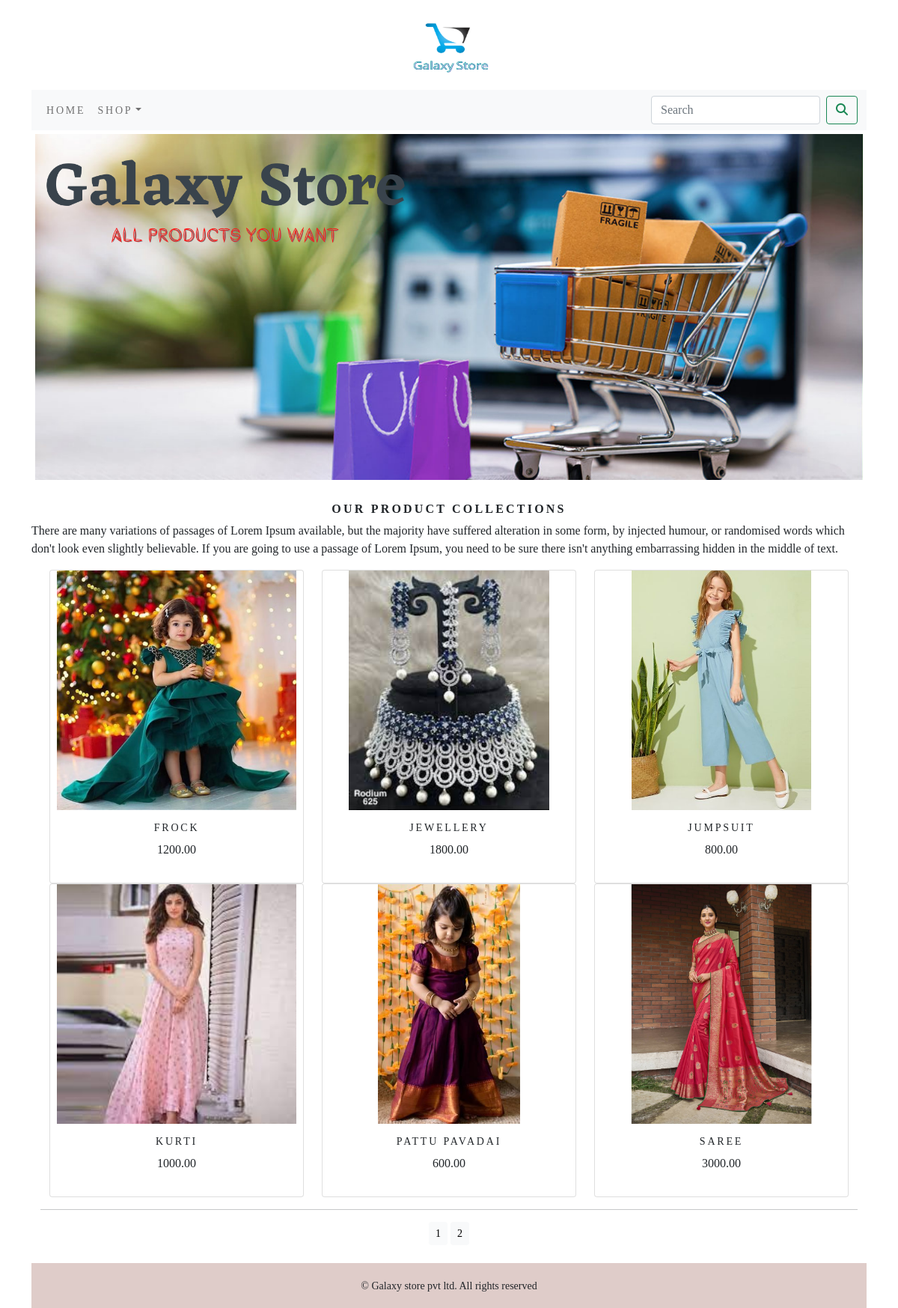
The app's page /shop/ with its own data.
### shop/models.py (models this page shows, shortened)
class Product(models.Model):
    name=models.CharField(max_length=250,unique=True)
    slug=models.SlugField(max_length=250,unique=True)
    description=models.TextField(blank=True)
    price=models.DecimalField(max_digits=10,decimal_places=2)
    category=models.ForeignKey(Category,on_delete=models.CASCADE)
    image=models.ImageField(upload_to='product',blank=True)
    stock=models.IntegerField()
    available=models.BooleanField(default=True)
    created=models.DateTimeField(auto_now_add=True)
    updated=models.DateTimeField(auto_now=True)
    def get_url(self):
        return reverse('shop:prodCatdetail',args=[self.category.slug,self.slug])
    class Meta:
        ordering=('name',)
        verbose_name='product'
        verbose_name_plural='products'

### shop/views.py (the view)
# urls.py: path('',views.allProdCat,name='allProdCat'),
def allProdCat(request,c_slug=None):
    c_page=None
    products_list=None
    if c_slug!=None:
        c_page=get_object_or_404(Category,slug=c_slug)
        products_list=Product.objects.all().filter(category=c_page,available=True)
    else:
        products_list=Product.objects.all().filter(available=True)
    paginator=Paginator(products_list,'6')
    try:
        page=int(request.GET.get('page','1'))
    except:
        page= 1
    try:
        products=paginator.page(page)
    except (EmptyPage,InvalidPage):
        products=paginator.page(paginator.num_pages)
    return render(request,"category.html",{'category': c_page,'products': products})

### cart/context_processors.py (called while the page is built)
def counter(request):
    item_count = 0
    if 'admin' in request.path:
        return {}
    else:
        try:
            cart=Cart.objects.filter(cart_id=_cart_id(request))
            cart_items=CartItem.objects.all().filter(cart=cart[:1])
            for cart_item in cart_items:
                item_count += cart_item.quantity
        except Cart.DoesNotExist:
            item_count = 0
    return dict(item_count=item_count)

### cart/views.py (called while the page is built)
def _cart_id(request):
    cart=request.session.session_key
    if not cart:
        cart=request.session.create()
    return cart

### shop/context_processors.py (called while the page is built)
def menu_links(request):
    links=Category.objects.all()
    return dict(links=links)

### shop/models.py (called while the page is built)
    def get_url(self):
        return reverse('shop:products_by_category',args=[self.slug])

### templates/category.html (shortened to what this page needs)
{% extends 'base.html' %}
{% load static %}
{% block content %}
<div class="mx-auto">
    {% if category %}
    <img class="my_image" src="{{category.image.url}}" alt="{{category.name}}">
</div>
    <br>
<div>
    <h1 class="text-center my_title">{{category.name}}</h1>
    <p class="text-justify">{{category.description}}</p>
</div>
    {% else %}
<div>
    <img class="my_image my_image_padding" src="{% static 'img/banner.png' %}" alt="Our Products" width="1400px">
</div>
    <br>
<div>
    <h1 class="text-center my_title"><b>Our Product Collections</b></h1>
    <p class="text-justify">There are many variations of passages of Lorem Ipsum available, but the majority have suffered alteration in some form, by injected humour, or randomised words which don't look even slightly believable. If you are going to use a passage of Lorem Ipsum, you need to be sure there isn't anything embarrassing hidden in the middle of text. </p>
</div>
    {% endif %}
<div class="container">
    <div class="row mx-auto">
        {% for product in products.object_list %}
        <div class="my_bottom_margin col-9 col-sm-12 col-md-4 col-lg-4">
            <div class="card text-center" style="min-width:18rem;">
                    <a href="{{product.get_url}}"><img class="card-img-top my_image" src="{{product.image.url}}" alt="{{product.name}}"></a>
                <div class="card-body" >
                    <h4>{{product.name}}</h4>
                    <p>{{product.price}}</p>
                </div>
            </div>
        </div>
        {% endfor %}
    </div>
    <div class="mx-auto">
        {% if products.paginator.num_pages > 1 %}
        <hr>
        <div class="text-center">
            {% for pg in products.paginator.page_range %}
            <a href="?page={{pg}}" class="btn btn-light btn-sm {% if products.number == pg %} active {% endif %}">{{pg}}</a>
            {% endfor %}
        </div>
            {% endif %}
    </div>
    <br>
</div>
{% endblock %}

### templates/base.html (shortened to what this page needs)
{% load static %}
<!DOCTYPE html>
<html lang="en">
<head>
    <link href="{% static 'css/custom.css' %}" rel="stylesheet">
    <link href="{% static 'css/bootstrap.min.css' %}" rel="stylesheet">
    <link href="{% static 'css/custom.css' %}" rel="stylesheet">
</head>
<body>
<div class="container">
    {% include 'header.html' %}
    {% include 'nav.html' %}
    {% block content %}
    {% endblock %}
</div>
    {% include 'footer.html' %}
</body>
</html>

### templates/header.html
{% load static %}
<header>
    <center>
        <a href="{% url 'shop:allProdCat' %}">  <img src="{% static 'img/logo.png' %}" alt="logimg" width="120px;" height="120px"></a>
    </center>
</header>

### templates/nav.html (shortened to what this page needs)
<nav class="navbar navbar-expand-lg navbar-light bg-light">
  <div class="container-fluid">
    <div class="collapse navbar-collapse" id="navbarSupportedContent">
      <ul class="navbar-nav me-auto mb-2 mb-lg-0">
        <li class="nav-item">
          <a class="nav-link" href="{% url 'shop:allProdCat' %}">Home</a>
        </li>
        <li class="nav-item dropdown {% if 'shop' in request.path %} active {% endif %}">
          <a class="nav-link dropdown-toggle" href="#" id="navbarDropdown" role="button" data-bs-toggle="dropdown" aria-expanded="false">Shop</a>
        </li>
      </ul>
      <form class="d-flex" action="{% url 'search_app:SearchReasult' %}" method="get">
        <input class="form-control me-2" type="search" placeholder="Search" name="q" aria-label="Search">
        <button class="btn btn-outline-success" type="submit"><i class="fas fa-search"></i></button>
      </form>
    </div>
  </div>
</nav>

### templates/footer.html
<div class="footer navbar-fixed-bottom  my_footer">
  <p class="text-center">&copy; Galaxy store pvt ltd. All rights reserved </p>
</div>

### static/css/custom.css (style rules this page uses)
body { font-family:'EB Garamond', serif; }
.nav-item { letter-spacing: .2em; font-size: 14px; text-transform: uppercase; }
.my_footer { background-color:#DFCCC9; height: 60px; }
.my_footer p { padding-top: 20px; font-size: 14px; }
.my_image { width:100%; height:auto; }
.my_title { font-size:16px; text-transform:uppercase; letter-spacing: .2em; }
.my_image_padding { padding:5px; }
.my_bottom_margin { margin-bottom;10px; }
.card-body h4 { font-size:14px; text-transform:uppercase; letter-spacing:.2em; }
.card-img-top { max-height: 40vh; object-fit: contain; }

### records on screen
Product: image (picture), name "FROCK", price "1200.00"
Product: image (picture), name "JEWELLERY", price "1800.00"
Product: image (picture), name "JUMPSUIT", price "800.00"
Product: image (picture), name "KURTI", price "1000.00"
Product: image (picture), name "PATTU PAVADAI", price "600.00"
Product: image (picture), name "SAREE", price "3000.00"

### other values on screen
{{ pg }} "1" "2"
